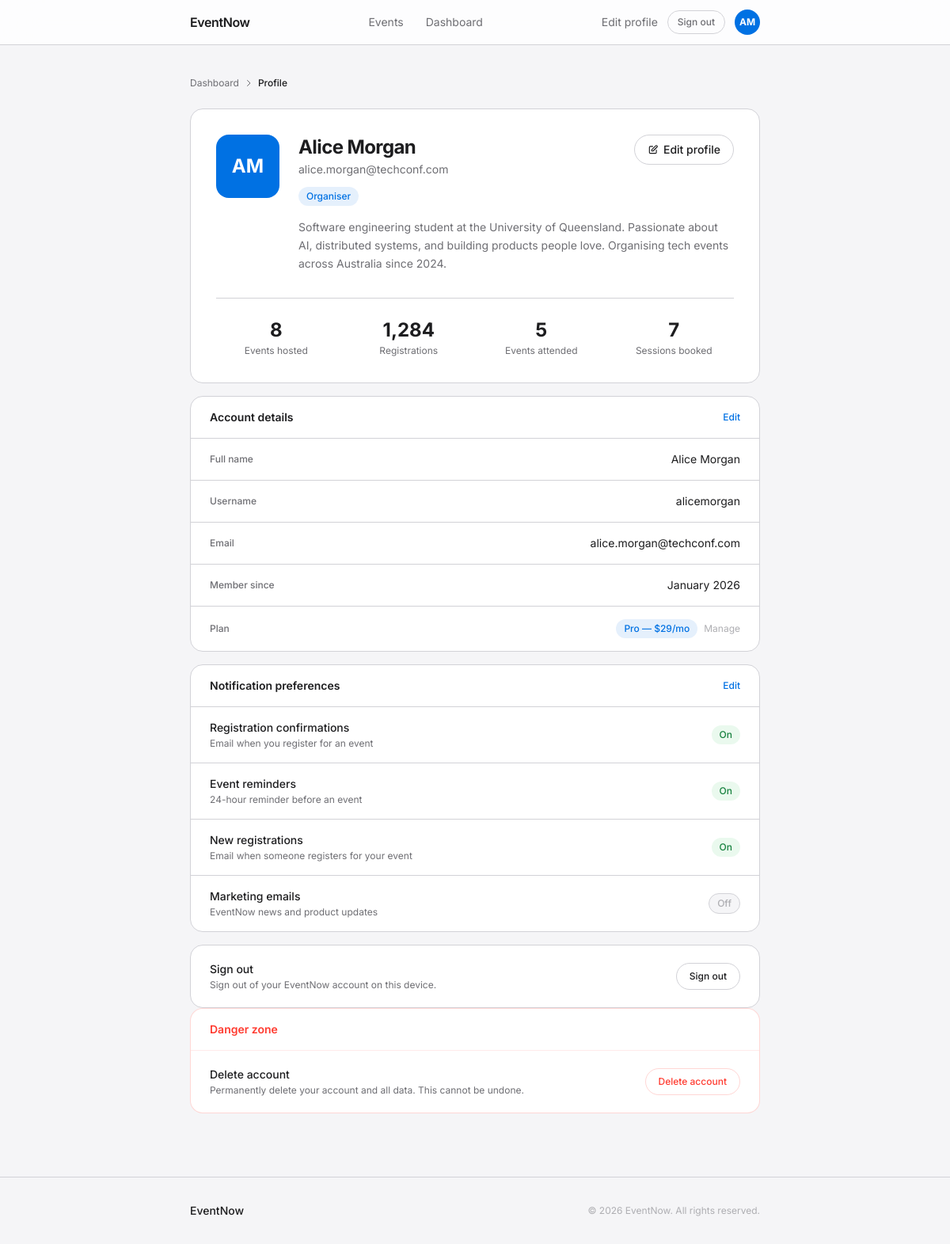
Page /eventnow/account/profile/ (signed in) on the committed database.
### apps/accounts/models.py (models this page shows, shortened)
class User(AbstractBaseUser, PermissionsMixin):
    class Role(models.TextChoices):
        ADMIN = 'admin', 'Admin'
        ORGANIZER = 'organiser', 'Organiser'
        ATTENDEES = 'attendee', 'Attendee'
    id = models.AutoField(primary_key=True)
    email = models.EmailField(unique=True)
    username = models.CharField(max_length=100)
    first_name = models.CharField(max_length=255)
    last_name = models.CharField(max_length=255)
    avatar_url = models.URLField(blank=True)
    role = models.CharField(
        max_length=20,
        choices=list(Role.choices),
        default=Role.ATTENDEES,
    )
    is_active = models.BooleanField(default=True)
    is_staff = models.BooleanField(default=False)
    created_at = models.DateTimeField(auto_now_add=True)
    updated_at = models.DateTimeField(auto_now=True)
    USERNAME_FIELD = 'email'
    REQUIRED_FIELDS = ['username']
    objects = UserManager()
    class Meta:
        app_label = 'apps'

### apps/accounts/views.py (the view)
# urls.py: path('profile/',             views.profile,              name='profile'),
@login_required
def profile(request):
    return render(request, 'account/profile.html')

### apps/templates/account/profile.html (shortened to what this page needs)
{% extends "base.html" %}
{% block header %}
  <header class="sticky top-0 z-50 bg-white/80 backdrop-blur-xl border-b border-border">
    <div class="max-w-3xl mx-auto px-6 h-14 flex items-center justify-between">
      <a href="{% url 'index' %}" class="text-base font-semibold text-ink tracking-tight">EventNow</a>
      <nav class="hidden md:flex items-center gap-7" aria-label="Main navigation">
        <a href="#" class="text-sm text-ink-2 hover:text-ink transition-colors">Events</a>
        <a href="{% url 'dashboard' %}" class="text-sm text-ink-2 hover:text-ink transition-colors">Dashboard</a>
      </nav>
      <div class="flex items-center gap-3">
        <a href="{% url 'profile_edit' %}" class="text-sm text-ink-2 hover:text-ink transition-colors hidden sm:inline">Edit profile</a>
        <form method="post" action="{% url 'account_logout' %}">
          <button type="submit" class="text-xs font-medium text-ink-2 border border-border px-3 py-1.5 rounded-full hover:bg-surface transition-colors hidden sm:inline-block">Sign out</button>
        </form>
        <a href="{% url 'profile' %}" class="flex items-center gap-2 hover:opacity-80 transition-opacity">
          <div class="w-8 h-8 rounded-full bg-primary text-white text-xs font-bold flex items-center justify-center" aria-label="View profile">{{ user.first_name|first|upper }}{{ user.last_name|first|upper }}</div>
        </a>
      </div>
    </div>
  </header>
{% endblock %}
{% block content %}
  <div class="max-w-3xl mx-auto px-6 py-10">
    <nav aria-label="Breadcrumb" class="mb-6">
      <ol class="flex items-center gap-1.5 text-xs text-ink-2">
        <li><a href="{% url 'dashboard' %}" class="hover:text-ink transition-colors">Dashboard</a></li>
        <li aria-hidden="true"><svg class="w-3 h-3" fill="none" stroke="currentColor" viewBox="0 0 24 24"><path stroke-linecap="round" stroke-linejoin="round" stroke-width="2" d="M9 5l7 7-7 7"/></svg></li>
        <li class="text-ink font-medium">Profile</li>
      </ol>
    </nav>
    <div class="bg-card rounded-2xl border border-border p-8 mb-4">
      <div class="flex flex-col sm:flex-row sm:items-start gap-6">
        <div class="flex-shrink-0">
          {% if user.avatar_url %}
          <img src="{{ user.avatar_url }}" alt="{{ user.get_full_name }}" class="w-20 h-20 rounded-2xl object-cover">
          {% else %}
          <div class="w-20 h-20 rounded-2xl bg-primary text-white text-2xl font-bold flex items-center justify-center" aria-hidden="true">{{ user.first_name|first|upper }}{{ user.last_name|first|upper }}</div>
          {% endif %}
        </div>
        <div class="flex-1 min-w-0">
          <div class="flex flex-col sm:flex-row sm:items-start sm:justify-between gap-4">
            <div>
              <h1 class="text-2xl font-bold text-ink tracking-tight">{{ user.first_name }} {{ user.last_name }}</h1>
              <p class="text-sm text-ink-2 mt-0.5">{{ user.email }}</p>
              <div class="flex items-center gap-2 mt-3">
                <span class="text-xs font-medium bg-primary/10 text-primary px-2.5 py-1 rounded-full">{{ user.get_role_display }}</span>
              </div>
            </div>
            <a href="{% url 'profile_edit' %}" class="flex items-center gap-1.5 text-sm font-medium border border-border text-ink px-4 py-2 rounded-full hover:bg-surface transition-colors self-start whitespace-nowrap">
              <svg class="w-3.5 h-3.5" fill="none" stroke="currentColor" viewBox="0 0 24 24"><path stroke-linecap="round" stroke-linejoin="round" stroke-width="2" d="M11 5H6a2 2 0 00-2 2v11a2 2 0 002 2h11a2 2 0 002-2v-5m-1.414-9.414a2 2 0 112.828 2.828L11.828 15H9v-2.828l8.586-8.586z"/></svg>
              Edit profile
            </a>
          </div>
          <p class="text-sm text-ink-2 leading-relaxed mt-4">
            Software engineering student at the University of Queensland. Passionate about AI, distributed systems, and building products people love. Organising tech events across Australia since 2024.
          </p>
        </div>
      </div>
      <div class="grid grid-cols-4 gap-4 mt-8 pt-6 border-t border-border">
        <div class="text-center">
          <div class="text-2xl font-bold text-ink">8</div>
          <div class="text-xs text-ink-2 mt-0.5">Events hosted</div>
        </div>
        <div class="text-center">
          <div class="text-2xl font-bold text-ink">1,284</div>
          <div class="text-xs text-ink-2 mt-0.5">Registrations</div>
        </div>
        <div class="text-center">
          <div class="text-2xl font-bold text-ink">5</div>
          <div class="text-xs text-ink-2 mt-0.5">Events attended</div>
        </div>
        <div class="text-center">
          <div class="text-2xl font-bold text-ink">7</div>
          <div class="text-xs text-ink-2 mt-0.5">Sessions booked</div>
        </div>
      </div>
    </div>
    <div class="bg-card rounded-2xl border border-border mb-4">
      <div class="px-6 py-4 border-b border-border flex items-center justify-between">
        <h2 class="text-sm font-semibold text-ink">Account details</h2>
        <a href="{% url 'profile_edit' %}" class="text-xs text-primary hover:underline font-medium">Edit</a>
      </div>
      <dl class="divide-y divide-border">
        <div class="px-6 py-4 flex items-center justify-between gap-4">
          <dt class="text-xs font-medium text-ink-2 w-32 flex-shrink-0">Full name</dt>
          <dd class="text-sm text-ink text-right">{{ user.first_name }} {{ user.last_name }}</dd>
        </div>
        <div class="px-6 py-4 flex items-center justify-between gap-4">
          <dt class="text-xs font-medium text-ink-2 w-32 flex-shrink-0">Username</dt>
          <dd class="text-sm text-ink text-right">{{ user.username }}</dd>
        </div>
        <div class="px-6 py-4 flex items-center justify-between gap-4">
          <dt class="text-xs font-medium text-ink-2 w-32 flex-shrink-0">Email</dt>
          <dd class="text-sm text-ink text-right">{{ user.email }}</dd>
        </div>
        <div class="px-6 py-4 flex items-center justify-between gap-4">
          <dt class="text-xs font-medium text-ink-2 w-32 flex-shrink-0">Member since</dt>
          <dd class="text-sm text-ink text-right">{{ user.created_at|date:"F Y" }}</dd>
        </div>
        <div class="px-6 py-4 flex items-center justify-between gap-4">
          <dt class="text-xs font-medium text-ink-2 w-32 flex-shrink-0">Plan</dt>
          <dd class="flex items-center gap-2 justify-end">
            <span class="text-xs font-medium bg-primary/10 text-primary px-2.5 py-1 rounded-full">Pro — $29/mo</span>
            <a href="{% url 'index' %}#pricing" class="text-xs text-ink-3 hover:text-ink transition-colors">Manage</a>
          </dd>
        </div>
      </dl>
    </div>
    <div class="bg-card rounded-2xl border border-border mb-4">
      <div class="px-6 py-4 border-b border-border flex items-center justify-between">
        <h2 class="text-sm font-semibold text-ink">Notification preferences</h2>
        <a href="{% url 'profile_edit' %}" class="text-xs text-primary hover:underline font-medium">Edit</a>
      </div>
      <div class="divide-y divide-border">
        <div class="px-6 py-4 flex items-center justify-between gap-4">
          <div>
            <div class="text-sm font-medium text-ink">Registration confirmations</div>
            <div class="text-xs text-ink-2 mt-0.5">Email when you register for an event</div>
          </div>
          <span class="text-xs font-medium bg-success/10 text-green-700 px-2.5 py-1 rounded-full">On</span>
        </div>
        <div class="px-6 py-4 flex items-center justify-between gap-4">
          <div>
            <div class="text-sm font-medium text-ink">Event reminders</div>
            <div class="text-xs text-ink-2 mt-0.5">24-hour reminder before an event</div>
          </div>
          <span class="text-xs font-medium bg-success/10 text-green-700 px-2.5 py-1 rounded-full">On</span>
        </div>
        <div class="px-6 py-4 flex items-center justify-between gap-4">
          <div>
            <div class="text-sm font-medium text-ink">New registrations</div>
            <div class="text-xs text-ink-2 mt-0.5">Email when someone registers for your event</div>
          </div>
          <span class="text-xs font-medium bg-success/10 text-green-700 px-2.5 py-1 rounded-full">On</span>
        </div>
        <div class="px-6 py-4 flex items-center justify-between gap-4">
          <div>
            <div class="text-sm font-medium text-ink">Marketing emails</div>
            <div class="text-xs text-ink-2 mt-0.5">EventNow news and product updates</div>
          </div>
          <span class="text-xs font-medium bg-surface text-ink-3 border border-border px-2.5 py-1 rounded-full">Off</span>
        </div>
      </div>
    </div>
    <div class="bg-card rounded-2xl border border-border">
      <div class="px-6 py-5 flex items-center justify-between gap-4">
        <div>
          <div class="text-sm font-medium text-ink">Sign out</div>
          <div class="text-xs text-ink-2 mt-0.5">Sign out of your EventNow account on this device.</div>
        </div>
        <form method="post" action="{% url 'account_logout' %}">
          <button type="submit" class="text-xs font-medium text-ink border border-border px-4 py-2 rounded-full hover:bg-surface transition-colors whitespace-nowrap flex-shrink-0">
            Sign out
          </button>
        </form>
      </div>
    </div>
    <div class="bg-card rounded-2xl border border-danger/20">
      <div class="px-6 py-4 border-b border-danger/10">
        <h2 class="text-sm font-semibold text-danger">Danger zone</h2>
      </div>
      <div class="px-6 py-5 flex items-center justify-between gap-4">
        <div>
          <div class="text-sm font-medium text-ink">Delete account</div>
          <div class="text-xs text-ink-2 mt-0.5">Permanently delete your account and all data. This cannot be undone.</div>
        </div>
        <button onclick="alert('Please contact support to delete your account.')" class="text-xs font-medium text-danger border border-danger/20 px-4 py-2 rounded-full hover:bg-danger/5 transition-colors whitespace-nowrap flex-shrink-0">
          Delete account
        </button>
      </div>
    </div>
  </div>
{% endblock %}
{% block footer %}
  <footer class="bg-surface border-t border-border mt-10">
    <div class="max-w-3xl mx-auto px-6 py-8 flex flex-col sm:flex-row items-center justify-between gap-4">
      <span class="text-sm font-medium text-ink">EventNow</span>
      <p class="text-xs text-ink-3">© 2026 EventNow. All rights reserved.</p>
    </div>
  </footer>
{% endblock %}

### apps/templates/base.html (style rules this page uses)
* { -webkit-font-smoothing: antialiased; }

### rows in the picture
User: first_name|first "A", last_name|first "M", first_name "Alice", last_name "Morgan", email "alice.morgan@techconf.com", role "Organiser", username "alicemorgan", created_at "January 2026"
